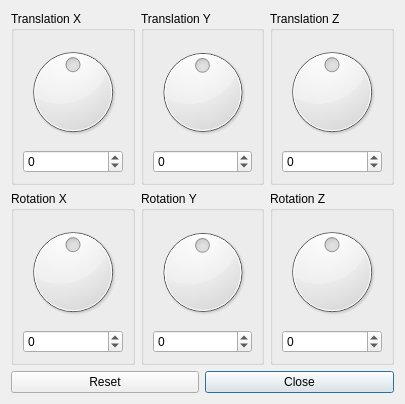
<?xml version="1.0" encoding="UTF-8"?>
<ui version="4.0">
 <class>dlg_transform</class>
 <widget class="QDialog" name="dlg_transform">
  <property name="geometry">
   <rect>
    <x>0</x>
    <y>0</y>
    <width>405</width>
    <height>404</height>
   </rect>
  </property>
  <property name="windowTitle">
   <string>Dialog</string>
  </property>
  <layout class="QGridLayout" name="gridLayout">
   <item row="0" column="0">
    <widget class="QGroupBox" name="groupBox">
     <property name="title">
      <string>Translation X</string>
     </property>
     <layout class="QVBoxLayout" name="verticalLayout">
      <item>
       <widget class="QDial" name="m_pDialTransX">
        <property name="minimum">
         <number>-999</number>
        </property>
        <property name="maximum">
         <number>999</number>
        </property>
        <property name="singleStep">
         <number>1</number>
        </property>
        <property name="pageStep">
         <number>10</number>
        </property>
       </widget>
      </item>
      <item>
       <widget class="QSpinBox" name="m_pSpinBoxTransX">
        <property name="keyboardTracking">
         <bool>false</bool>
        </property>
        <property name="minimum">
         <number>-999</number>
        </property>
        <property name="maximum">
         <number>999</number>
        </property>
       </widget>
      </item>
     </layout>
    </widget>
   </item>
   <item row="0" column="1" colspan="2">
    <widget class="QGroupBox" name="groupBox_2">
     <property name="title">
      <string>Translation Y</string>
     </property>
     <layout class="QVBoxLayout" name="verticalLayout_2">
      <item>
       <widget class="QDial" name="m_pDialTransY">
        <property name="minimum">
         <number>-999</number>
        </property>
        <property name="maximum">
         <number>999</number>
        </property>
       </widget>
      </item>
      <item>
       <widget class="QSpinBox" name="m_pSpinBoxTransY">
        <property name="keyboardTracking">
         <bool>false</bool>
        </property>
        <property name="minimum">
         <number>-999</number>
        </property>
        <property name="maximum">
         <number>999</number>
        </property>
       </widget>
      </item>
     </layout>
    </widget>
   </item>
   <item row="0" column="3">
    <widget class="QGroupBox" name="groupBox_3">
     <property name="title">
      <string>Translation Z</string>
     </property>
     <layout class="QVBoxLayout" name="verticalLayout_3">
      <item>
       <widget class="QDial" name="m_pDialTransZ">
        <property name="minimum">
         <number>-999</number>
        </property>
        <property name="maximum">
         <number>999</number>
        </property>
       </widget>
      </item>
      <item>
       <widget class="QSpinBox" name="m_pSpinBoxTransZ">
        <property name="keyboardTracking">
         <bool>false</bool>
        </property>
        <property name="minimum">
         <number>-999</number>
        </property>
        <property name="maximum">
         <number>999</number>
        </property>
       </widget>
      </item>
     </layout>
    </widget>
   </item>
   <item row="1" column="0">
    <widget class="QGroupBox" name="groupBox_4">
     <property name="title">
      <string>Rotation X</string>
     </property>
     <layout class="QVBoxLayout" name="verticalLayout_4">
      <item>
       <widget class="QDial" name="m_pDialRotX">
        <property name="minimum">
         <number>-180</number>
        </property>
        <property name="maximum">
         <number>180</number>
        </property>
       </widget>
      </item>
      <item>
       <widget class="QSpinBox" name="m_pSpinBoxRotX">
        <property name="keyboardTracking">
         <bool>false</bool>
        </property>
        <property name="minimum">
         <number>-999</number>
        </property>
        <property name="maximum">
         <number>999</number>
        </property>
       </widget>
      </item>
     </layout>
    </widget>
   </item>
   <item row="1" column="1" colspan="2">
    <widget class="QGroupBox" name="groupBox_5">
     <property name="title">
      <string>Rotation Y</string>
     </property>
     <layout class="QVBoxLayout" name="verticalLayout_5">
      <item>
       <widget class="QDial" name="m_pDialRotY">
        <property name="minimum">
         <number>-180</number>
        </property>
        <property name="maximum">
         <number>180</number>
        </property>
       </widget>
      </item>
      <item>
       <widget class="QSpinBox" name="m_pSpinBoxRotY">
        <property name="keyboardTracking">
         <bool>false</bool>
        </property>
        <property name="minimum">
         <number>-999</number>
        </property>
        <property name="maximum">
         <number>999</number>
        </property>
       </widget>
      </item>
     </layout>
    </widget>
   </item>
   <item row="1" column="3">
    <widget class="QGroupBox" name="groupBox_6">
     <property name="title">
      <string>Rotation Z</string>
     </property>
     <layout class="QVBoxLayout" name="verticalLayout_6">
      <item>
       <widget class="QDial" name="m_pDialRotZ">
        <property name="minimum">
         <number>-180</number>
        </property>
        <property name="maximum">
         <number>180</number>
        </property>
       </widget>
      </item>
      <item>
       <widget class="QSpinBox" name="m_pSpinBoxRotZ">
        <property name="keyboardTracking">
         <bool>false</bool>
        </property>
        <property name="minimum">
         <number>-999</number>
        </property>
        <property name="maximum">
         <number>999</number>
        </property>
       </widget>
      </item>
     </layout>
    </widget>
   </item>
   <item row="2" column="0" colspan="2">
    <widget class="QPushButton" name="m_pButtonReset">
     <property name="text">
      <string>Reset</string>
     </property>
     <property name="autoDefault">
      <bool>true</bool>
     </property>
     <property name="default">
      <bool>true</bool>
     </property>
    </widget>
   </item>
   <item row="2" column="2" colspan="2">
    <widget class="QPushButton" name="m_pButtonClose">
     <property name="text">
      <string>Close</string>
     </property>
     <property name="autoDefault">
      <bool>true</bool>
     </property>
     <property name="default">
      <bool>true</bool>
     </property>
    </widget>
   </item>
  </layout>
 </widget>
 <resources/>
 <connections/>
</ui>
